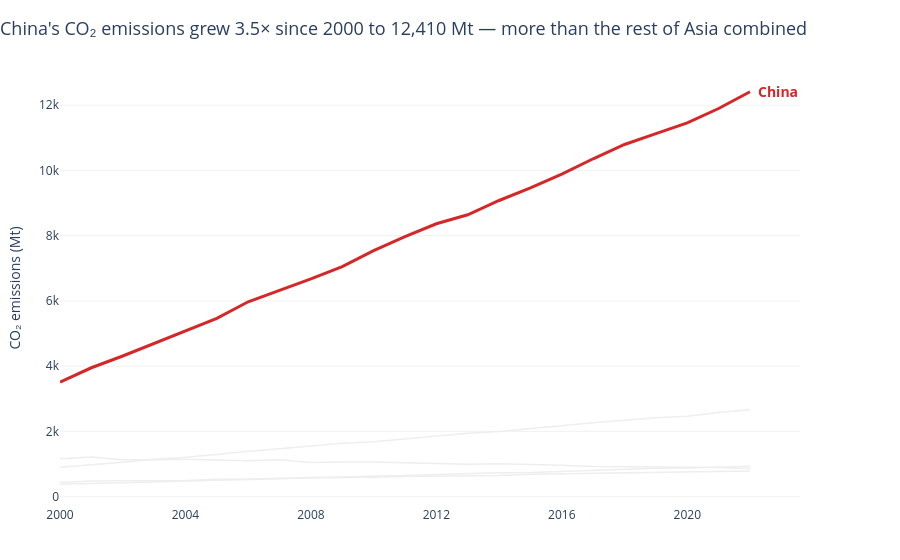

The cell this chart's notebook holds for it:
### Code cell
# ---- Task 2: Total CO2 emissions, Asian countries only, China highlighted ----
asia = df[df['Region'] == 'Asia']
hl2 = 'China'

china = asia[asia['Country'] == hl2].sort_values('Year')
c_start, c_end = china['CO2_Mt'].iloc[0], china['CO2_Mt'].iloc[-1]
others_end = asia[(asia['Year'] == asia['Year'].max()) & (asia['Country'] != hl2)]['CO2_Mt'].sum()

if c_end > others_end:
    title2 = (f"China's CO₂ emissions grew {c_end / c_start:.1f}× since 2000 "
              f"to {c_end:,.0f} Mt — more than the rest of Asia combined")
else:
    title2 = f"China's CO₂ emissions grew {c_end / c_start:.1f}× since 2000 to {c_end:,.0f} Mt"

fig2 = highlight_line_chart(asia, 'CO2_Mt', hl2,
                            'CO₂ emissions (Mt)', title2)
fig2.show()

### Figure 1 — Plotly figure (JSON) as saved in the notebook; plotly's stock layout.template omitted (floating-point values rounded to 4 significant figures)
{"data": [{"hoverinfo": "skip", "line": {"color": "#EEEEEE", "width": 1.5}, "mode": "lines", "showlegend": false, "type": "scatter", "x": [2000, 2001, 2002, 2003, 2004, 2005, 2006, 2007, 2008, 2009, 2010, 2011, 2012, 2013, 2014, 2015, 2016, 2017, 2018, 2019, 2020, 2021, 2022], "y": [901.6, 974.6, 1056, 1146.0, 1205.0, 1291, 1396.0, 1466.0, 1542.0, 1637.0, 1687.0, 1774.0, 1865.0, 1945.0, 1994.0, 2092.0, 2177.0, 2267.0, 2345.0, 2419.0, 2466.0, 2580.0, 2661.0]}, {"hoverinfo": "skip", "line": {"color": "#EEEEEE", "width": 1.5}, "mode": "lines", "showlegend": false, "type": "scatter", "x": [2000, 2001, 2002, 2003, 2004, 2005, 2006, 2007, 2008, 2009, 2010, 2011, 2012, 2013, 2014, 2015, 2016, 2017, 2018, 2019, 2020, 2021, 2022], "y": [382.8, 400.4, 430.7, 453.8, 482.6, 501.9, 533, 551.8, 586.6, 602.5, 614.5, 647.3, 680.1, 717.7, 736.3, 738.2, 768.8, 813.7, 834.8, 872.3, 876.5, 898.5, 930.5]}, {"hoverinfo": "skip", "line": {"color": "#EEEEEE", "width": 1.5}, "mode": "lines", "showlegend": false, "type": "scatter", "x": [2000, 2001, 2002, 2003, 2004, 2005, 2006, 2007, 2008, 2009, 2010, 2011, 2012, 2013, 2014, 2015, 2016, 2017, 2018, 2019, 2020, 2021, 2022], "y": [1166.0, 1220.0, 1136.0, 1131.0, 1151.0, 1127.0, 1101.0, 1133.0, 1050.0, 1061.0, 1064.0, 1042.0, 1005.0, 990.9, 1010.0, 996.6, 967.4, 925.1, 916.6, 914.5, 902.8, 898.1, 865.1]}, {"hoverinfo": "skip", "line": {"color": "#EEEEEE", "width": 1.5}, "mode": "lines", "showlegend": false, "type": "scatter", "x": [2000, 2001, 2002, 2003, 2004, 2005, 2006, 2007, 2008, 2009, 2010, 2011, 2012, 2013, 2014, 2015, 2016, 2017, 2018, 2019, 2020, 2021, 2022], "y": [438.1, 481.5, 490.6, 490.8, 494.6, 537.2, 539, 566.1, 570, 585.4, 595.9, 620.6, 631.1, 649.6, 646.2, 686.5, 704, 706, 738.5, 750.8, 755.8, 777.3, 789.5]}, {"line": {"color": "#D62728", "width": 3}, "mode": "lines", "name": "China", "showlegend": false, "type": "scatter", "x": [2000, 2001, 2002, 2003, 2004, 2005, 2006, 2007, 2008, 2009, 2010, 2011, 2012, 2013, 2014, 2015, 2016, 2017, 2018, 2019, 2020, 2021, 2022], "y": [3514.0, 3952.0, 4312, 4692.0, 5079.0, 5468.0, 5974, 6323.0, 6673, 7053.0, 7543.0, 7972.0, 8365.0, 8641.0, 9078.0, 9466.0, 9887, 10360.0, 10790.0, 11130.0, 11450.0, 11900.0, 12410.0]}], "layout": {"annotations": [{"font": {"color": "#D62728", "size": 14}, "showarrow": false, "text": "<b>China</b>", "x": 2022, "xanchor": "left", "xshift": 6, "y": 12410.0}], "hovermode": "x unified", "margin": {"b": 40, "l": 60, "r": 100, "t": 70}, "paper_bgcolor": "white", "plot_bgcolor": "white", "showlegend": false, "title": {"font": {"size": 18}, "text": "China's CO₂ emissions grew 3.5× since 2000 to 12,410 Mt — more than the rest of Asia combined", "x": 0}, "xaxis": {"dtick": 4, "showgrid": false, "tickmode": "linear", "title": {"text": ""}}, "yaxis": {"gridcolor": "#F2F2F2", "title": {"text": "CO₂ emissions (Mt)"}, "zeroline": false}}}
